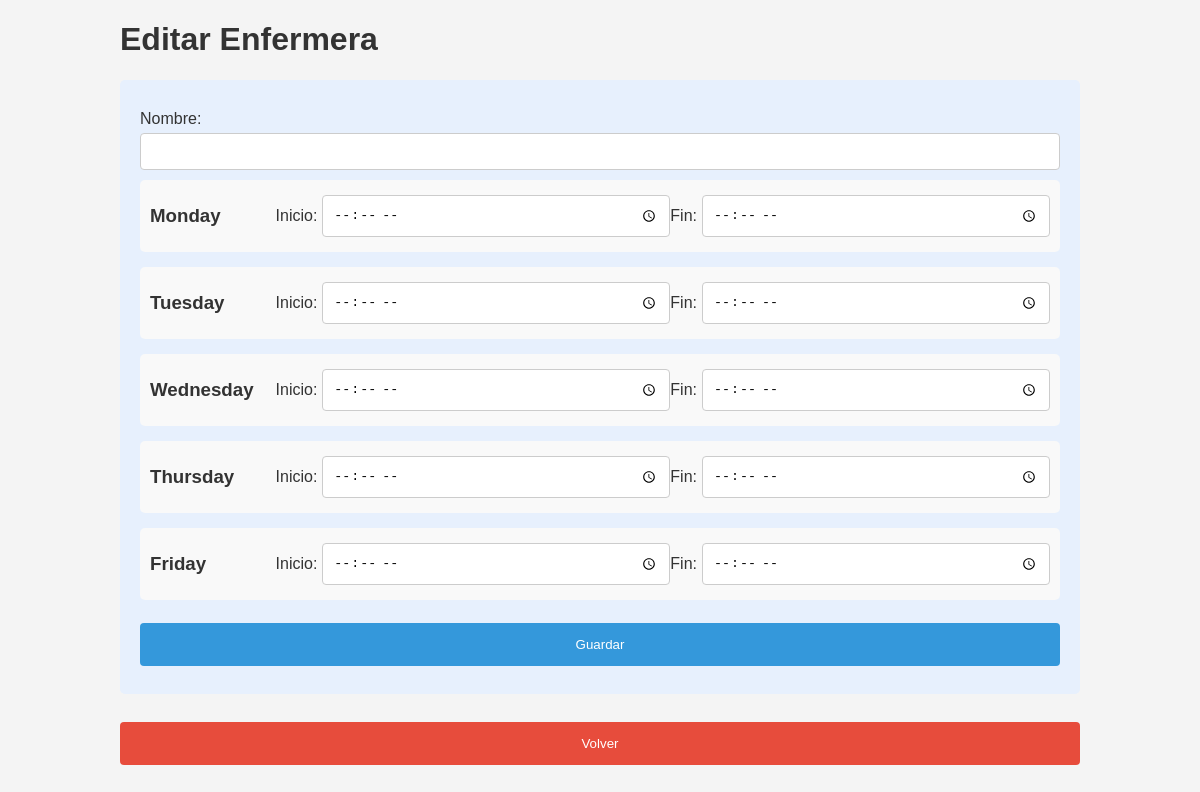
The app's page /edit_nurse_form/1, older data.
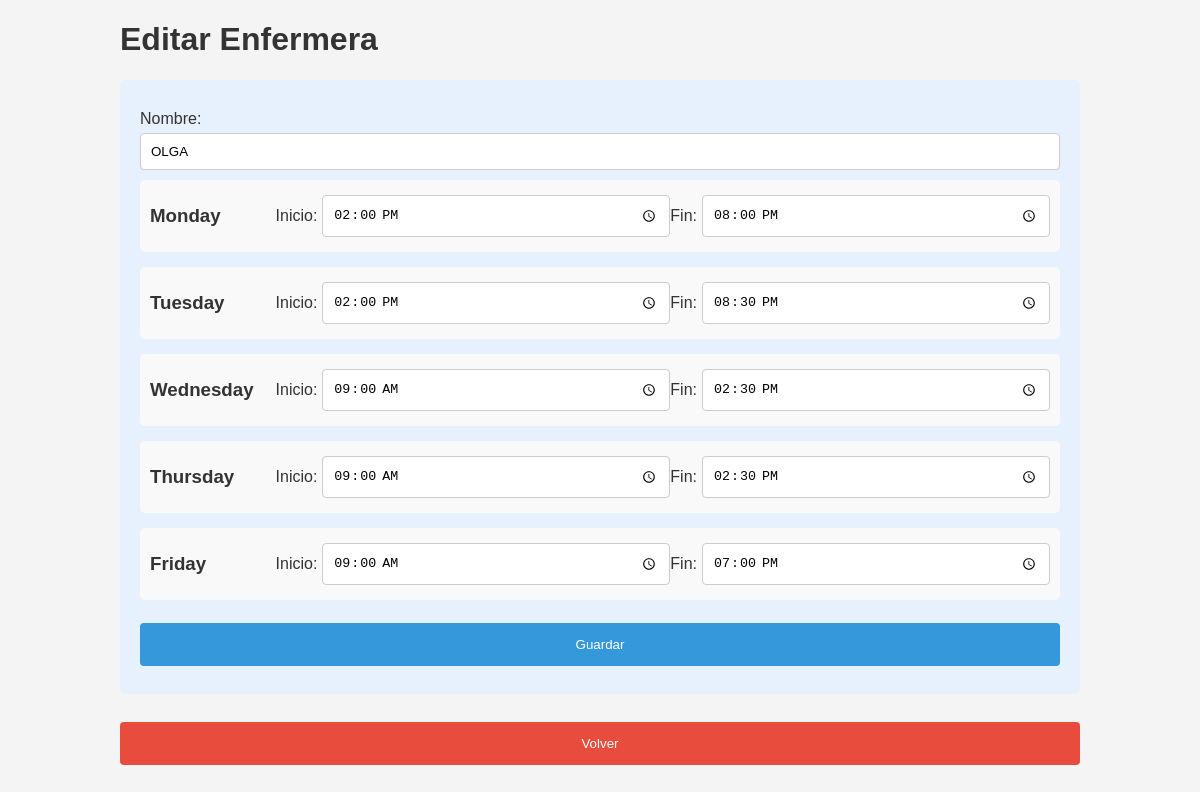
The same page, newer data.
### models.py (models this page shows)
class Nurse(db.Model):
    id = db.Column(db.Integer, primary_key=True)
    name = db.Column(db.String(50), nullable=False)
    availabilities = db.relationship('Availability', backref='nurse', cascade='all, delete-orphan', lazy=True)

class Availability(db.Model):
    id = db.Column(db.Integer, primary_key=True)
    nurse_id = db.Column(db.Integer, db.ForeignKey('nurse.id'), nullable=False)
    day = db.Column(db.String(50), nullable=False)
    start_time = db.Column(db.String(5), nullable=False)
    end_time = db.Column(db.String(5), nullable=False)

### app.py (the view)
@app.route('/edit_nurse_form/<int:nurse_id>')
def edit_nurse_form(nurse_id):
    nurse = Nurse.query.get(nurse_id)
    return render_template('edit_nurse_form.html', nurse=nurse)

### templates/edit_nurse_form.html (shortened to what this page needs)
<!DOCTYPE html>
<html lang="en">
<head>
    <link rel="stylesheet" href="{{ url_for('static', filename='styles.css') }}">
</head>
<body>
    <div class="container">
        <h1>Editar Enfermera</h1>
        <form action="/edit_nurse/{{ nurse.id }}" method="post">
            <label for="name">Nombre:</label>
            <input type="text" id="name" name="name" value="{{ nurse.name }}" required>
            {% for day in ['Monday', 'Tuesday', 'Wednesday', 'Thursday', 'Friday'] %}
                <div class="day-group">
                    <h3>{{ day }}</h3>
                    <label for="{{ day.lower() }}_start">Inicio:</label>
                    <input type="time" id="{{ day.lower() }}_start" name="{{ day.lower() }}_start" value="{% for availability in nurse.availabilities if availability.day == day %}{{ availability.start_time }}{% endfor %}">
                    <label for="{{ day.lower() }}_end">Fin:</label>
                    <input type="time" id="{{ day.lower() }}_end" name="{{ day.lower() }}_end" value="{% for availability in nurse.availabilities if availability.day == day %}{{ availability.end_time }}{% endfor %}">
                </div>
            {% endfor %}
            <button type="submit">Guardar</button>
        </form>
        <button class="cancel" onclick="window.location.href='/'">Volver</button>
    </div>
</body>
</html>

### static/styles.css (style rules this page uses)
body { font-family: Arial, sans-serif; background-color: #f4f4f4; margin: 0; padding: 0; }
.container { width: 80%; margin: auto; overflow: hidden; }
h1, h2, h3 { color: #333; }
form { background: #e7f0fd; padding: 20px; margin-bottom: 20px; border-radius: 5px; }
label { display: block; margin-top: 10px; color: #333; }
input[type="text"], input[type="time"] { width: 100%; padding: 10px; margin: 5px 0 10px 0; display: inline-block; border: 1px solid #ccc; border-radius: 4px; box-sizing: border-box; }
button { width: 100%; background-color: #3498db; color: white; padding: 14px 20px; margin: 8px 0; border: none; border-radius: 4px; cursor: pointer; }
button.cancel { background-color: #e74c3c; }

### templates/edit_nurse_form.html (style rules this page uses)
.day-group { background: #f9f9f9; padding: 10px; border-radius: 5px; margin-bottom: 15px; display: flex; align-items: center; justify-content: space-between; }
.day-group h3 { margin: 0; padding-right: 10px; flex: 1; }
.day-group label { margin-top: 0; margin-right: 5px; color: #333; }
.day-group input[type="time"] { width: calc(40% - 12px); margin: 5px 0 5px 0; padding: 10px; display: inline-block; border: 1px solid #ccc; border-radius: 4px; box-sizing: border-box; }

Row changes from the older to the newer data that the page shows:
added Nurse: name "OLGA"
added Availability: start_time "14:00", end_time "20:00"
added Availability: start_time "14:00", end_time "20:30"
added Availability: start_time "09:00", end_time "14:30"
added Availability: start_time "09:00", end_time "14:30"
added Availability: start_time "09:00", end_time "19:00"
